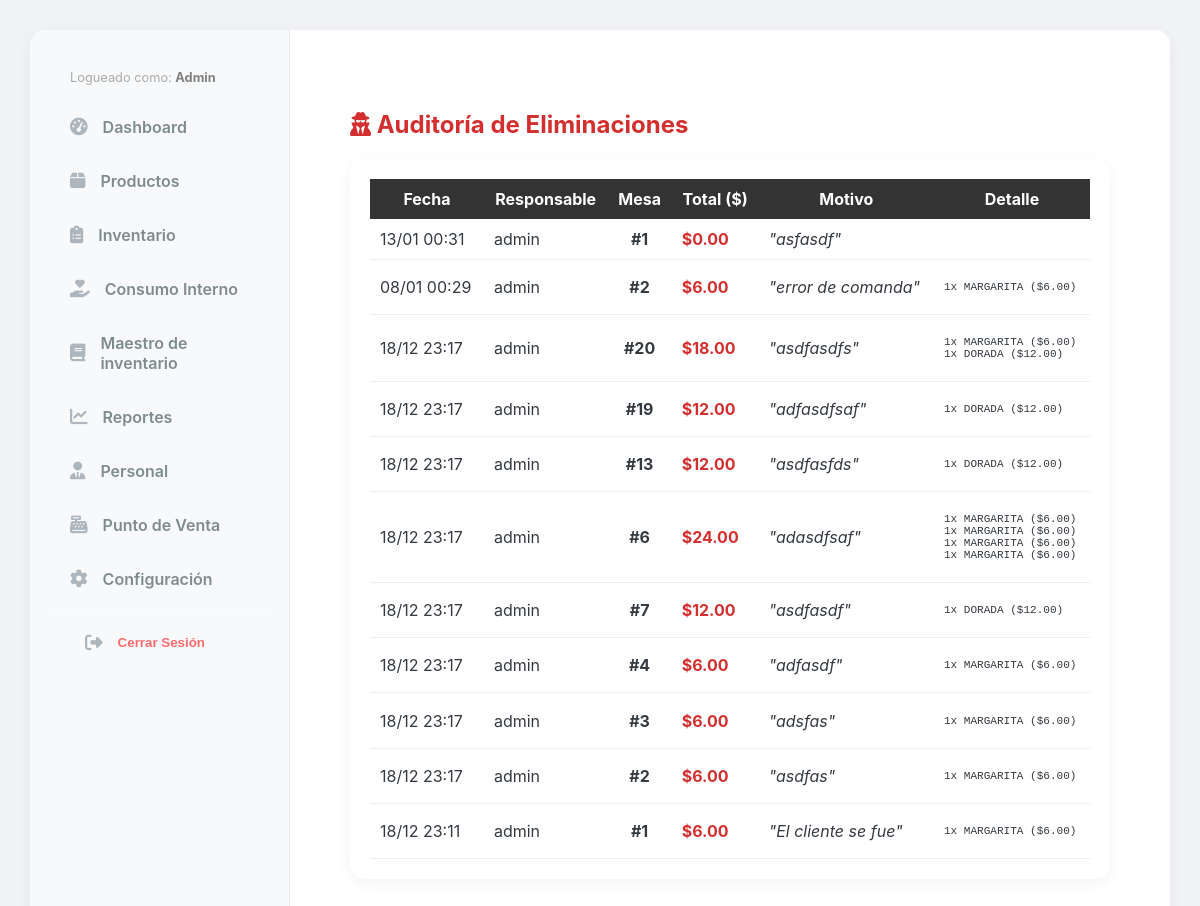
Page /reportes/auditoria/ (signed in) on the earlier database version.
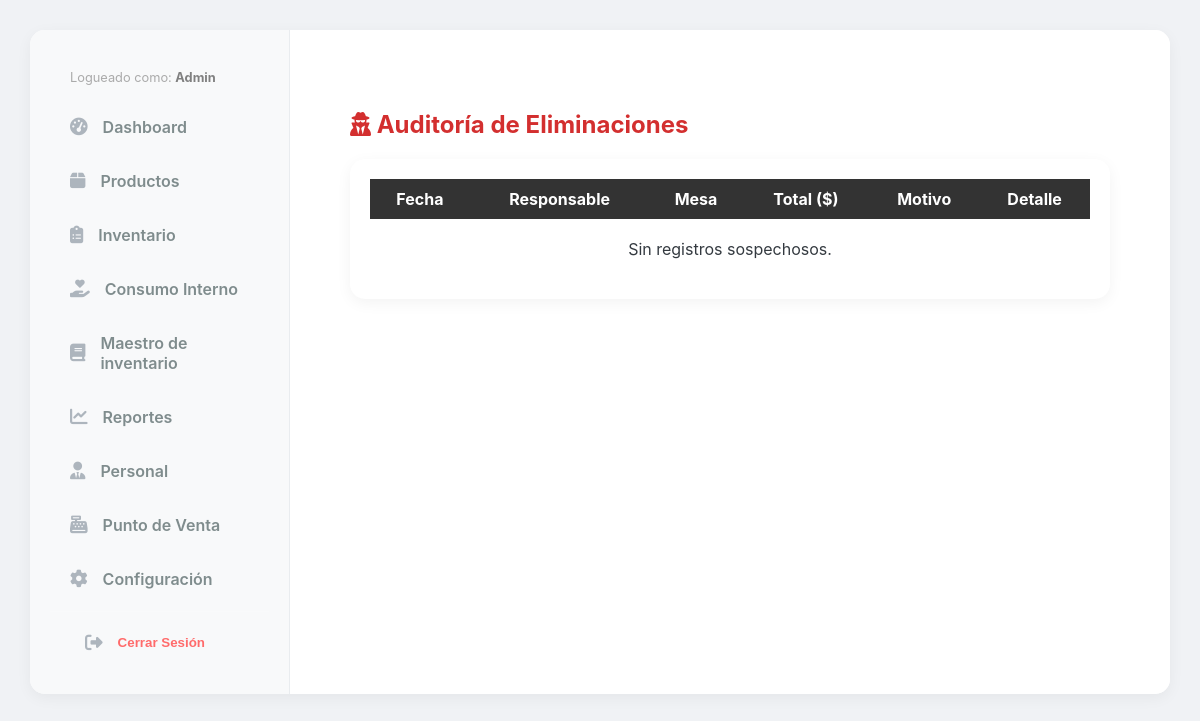
Same page on the later database version.
### reports/models.py (models this page shows, shortened)
class AuditoriaEliminacion(models.Model):
    fecha = models.DateTimeField(auto_now_add=True)
    usuario_responsable = models.ForeignKey(User, on_delete=models.SET_NULL, null=True, verbose_name="Quién eliminó")
    mesa_numero = models.IntegerField()
    mesero_asignado = models.CharField(max_length=100, blank=True, null=True)
    resumen_pedido = models.TextField(help_text="Lista de productos que tenía la mesa")
    total_eliminado = models.DecimalField(max_digits=10, decimal_places=2)
    motivo = models.CharField(max_length=255, verbose_name="Motivo de eliminación")

### reports/views.py (the view)
# urls.py: path('auditoria/', views.auditoria_eliminaciones, name='auditoria_eliminaciones'),
@staff_member_required
def auditoria_eliminaciones(request):
    logs = AuditoriaEliminacion.objects.all().order_by('-fecha')
    return render(request, 'reports/auditoria_list.html', {'logs': logs})

### core/context_processors.py (called while the page is built)
def configuracion_global(request):
    return {
        'config': Configuracion.get_solo()
    }

### core/models.py (called while the page is built)
    @classmethod
    def get_solo(cls):
        obj, created = cls.objects.get_or_create(id=1)
        return obj

### reports/templates/reports/auditoria_list.html
{% extends 'base.html' %}
{% block content %}
<div style="padding: 20px; max-width: 1000px; margin: 0 auto;">
    <h2 style="color: #d32f2f;"><i class="fas fa-user-secret"></i> Auditoría de Eliminaciones</h2>
    <div class="card-style">
        <table style="width: 100%; border-collapse: collapse;">
            <thead style="background: #333; color: white;">
                <tr>
                    <th style="padding: 10px;">Fecha</th>
                    <th style="padding: 10px;">Responsable</th>
                    <th style="padding: 10px;">Mesa</th>
                    <th style="padding: 10px;">Total ($)</th>
                    <th style="padding: 10px;">Motivo</th>
                    <th style="padding: 10px;">Detalle</th>
                </tr>
            </thead>
            <tbody>
                {% for log in logs %}
                <tr style="border-bottom: 1px solid #eee;">
                    <td style="padding: 10px;">{{ log.fecha|date:"d/m H:i" }}</td>
                    <td style="padding: 10px;">{{ log.usuario_responsable.username|default:"Sistema" }}</td>
                    <td style="padding: 10px; text-align: center; font-weight: bold;">#{{ log.mesa_numero }}</td>
                    <td style="padding: 10px; color: #d32f2f; font-weight: bold;">${{ log.total_eliminado }}</td>
                    <td style="padding: 10px; font-style: italic;">"{{ log.motivo }}"</td>
                    <td style="padding: 10px; font-size: 0.85em;"><pre>{{ log.resumen_pedido }}</pre></td>
                </tr>
                {% empty %}
                <tr><td colspan="6" style="padding: 20px; text-align: center;">Sin registros sospechosos.</td></tr>
                {% endfor %}
            </tbody>
        </table>
    </div>
</div>
{% endblock %}

Differences in the rows shown:
removed AuditoriaEliminacion: fecha "13/01 00:31", usuario_responsable.username "admin", mesa_numero "1", total_eliminado "0.00", motivo "asfasdf"
removed AuditoriaEliminacion: fecha "08/01 00:29", usuario_responsable.username "admin", mesa_numero "2", total_eliminado "6.00", motivo "error de comanda", resumen_pedido "1x MARGARITA ($6.00)"
removed AuditoriaEliminacion: fecha "18/12 23:17", usuario_responsable.username "admin", mesa_numero "20", total_eliminado "18.00", motivo "asdfasdfs", resumen_pedido "1x MARGARITA ($6.00) 1x DORADA ($12.00)"
removed AuditoriaEliminacion: fecha "18/12 23:17", usuario_responsable.username "admin", mesa_numero "19", total_eliminado "12.00", motivo "adfasdfsaf", resumen_pedido "1x DORADA ($12.00)"
removed AuditoriaEliminacion: fecha "18/12 23:17", usuario_responsable.username "admin", mesa_numero "13", total_eliminado "12.00", motivo "asdfasfds", resumen_pedido "1x DORADA ($12.00)"
removed AuditoriaEliminacion: fecha "18/12 23:17", usuario_responsable.username "admin", mesa_numero "6", total_eliminado "24.00", motivo "adasdfsaf", resumen_pedido "1x MARGARITA ($6.00) 1x MARGARITA ($6.00) 1x MARGARITA ($6.00) 1x MARGARITA ($6.00)"
removed AuditoriaEliminacion: fecha "18/12 23:17", usuario_responsable.username "admin", mesa_numero "7", total_eliminado "12.00", motivo "asdfasdf", resumen_pedido "1x DORADA ($12.00)"
removed AuditoriaEliminacion: fecha "18/12 23:17", usuario_responsable.username "admin", mesa_numero "4", total_eliminado "6.00", motivo "adfasdf", resumen_pedido "1x MARGARITA ($6.00)"
removed AuditoriaEliminacion: fecha "18/12 23:17", usuario_responsable.username "admin", mesa_numero "3", total_eliminado "6.00", motivo "adsfas", resumen_pedido "1x MARGARITA ($6.00)"
removed AuditoriaEliminacion: fecha "18/12 23:17", usuario_responsable.username "admin", mesa_numero "2", total_eliminado "6.00", motivo "asdfas", resumen_pedido "1x MARGARITA ($6.00)"
removed AuditoriaEliminacion: fecha "18/12 23:11", usuario_responsable.username "admin", mesa_numero "1", total_eliminado "6.00", motivo "El cliente se fue", resumen_pedido "1x MARGARITA ($6.00)"
Other differences:
text now shown: "Sin registros sospechosos."
